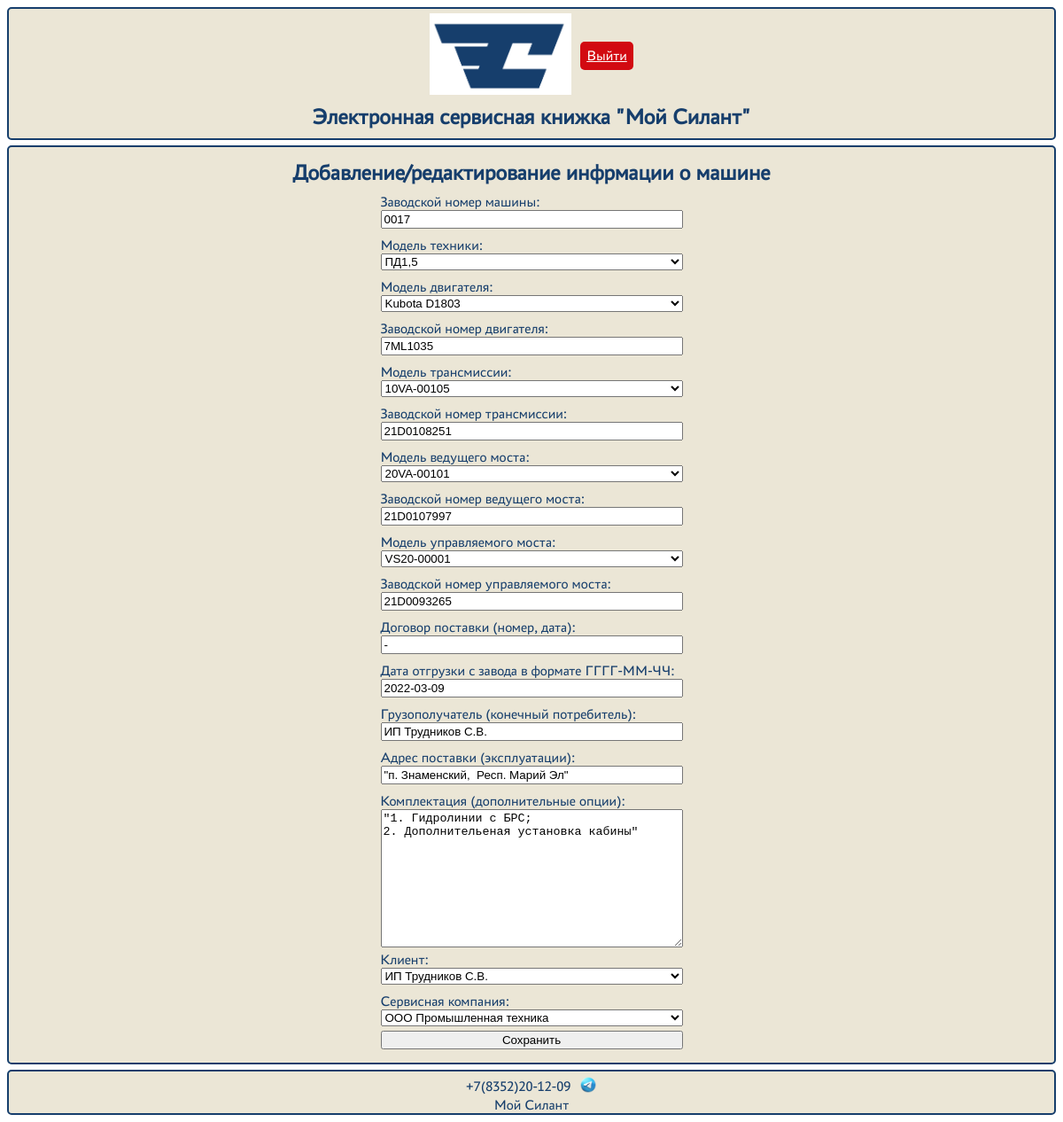
The app's page /silant/machines/11/edit/ (signed in) with its own data.
### mySilant/models.py (models this page shows, shortened)
class Machine(models.Model):
    number_machine = models.CharField(unique=True, max_length=255, verbose_name='Заводский номер машины')
    model_equipment = models.ForeignKey(Equipment, on_delete=models.CASCADE, verbose_name='Модель техники', related_name='machines_equipment')
    model_engine = models.ForeignKey(Engine, on_delete=models.CASCADE, verbose_name='Модель двигателя', related_name='machines_engine')
    number_engine = models.CharField(max_length=255, verbose_name='Заводской номер двигателя')
    model_transmission = models.ForeignKey(Transmission, on_delete=models.CASCADE, verbose_name='Модель трансмиссии')
    number_transmission = models.CharField(max_length=255, verbose_name='Заводской номер трансмиссии')
    model_driving_axle = models.ForeignKey(DrivingAxle, on_delete=models.CASCADE, verbose_name='Модель ведущего моста')
    number_driving_axle = models.CharField(max_length=255, verbose_name='Заводской номер ведущего моста')
    model_steering_axle = models.ForeignKey(SteeringAxle, on_delete=models.CASCADE, verbose_name='Модель управляемого моста')
    number_steering_axle = models.CharField(max_length=255, verbose_name='Заводской номер управляемого моста')
    supply_contract = models.CharField(max_length=255, verbose_name='Договор поставки (номер, дата)')
    shipment_date = models.DateField(verbose_name='Дата отгрузки с завода')
    end_consumer = models.CharField(max_length=255, verbose_name='Грузополучатель (конечный потребитель)')
    shipping_address = models.CharField(max_length=255, verbose_name='Адрес поставки (эксплуатации)')
    options = models.TextField(default='Стандарт', max_length=1000, verbose_name='Комплектация (дополнительные опции)')
    client = models.ForeignKey(Client, on_delete=models.CASCADE, verbose_name='Клиент')
    service_company = models.ForeignKey(ServiceCompany, on_delete=models.CASCADE, verbose_name='Сервисная компания')
    class Meta:
        verbose_name = 'Машина'
        verbose_name_plural = 'Машины'

### mySilant/views.py (the view)
# urls.py: path('machines/<int:pk>/edit/', MachineEdit.as_view(), name='machine_edit'),
class MachineEdit(PermissionRequiredMixin, UpdateView):
    permission_required = ('silant.change_machine') # должны быть права на редактипрование записи
    form_class = MachineForm
    model = Machine
    template_name = 'machine_edit.html' # шаблон для вывода
    success_url = reverse_lazy('machine_list')  # после редактирования записи возвращаемся на страницу с перечнем

### mySilant/models.py (called while the page is built)
    def __str__(self):
        return f'{self.title}'

    def __str__(self):
        return f'{self.title}'

    def __str__(self):
        return f'{self.title}'

    def __str__(self):
        return f'{self.title}'

    def __str__(self):
        return f'{self.title}'

    def __str__(self):
        return f'{self.title}'

    def __str__(self):
        return f'{self.title}'

### templates/machine_edit.html (shortened to what this page needs)
{% extends 'flatpages/default.html' %}
{% block content %}
<div class="edit-info">
    <h1>Добавление/редактирование инфрмации о машине</h1>
    <form action="" method="post">
        {{ form }}
        <input type="submit" value="Сохранить">
    </form>
</div>
{% endblock content %}

### static/css/style.css (style rules this page uses)
* { box-sizing: border-box; }
body { background-color: white; font-family: "PT Astra Sans Regular", Helvetica, Arial, sans-serif; color: #163E6C; }
h1 { font-size: 25px; padding: 0; margin: 5px; }
.edit-info { display: flex; flex-direction: column; justify-content: center; align-items: center; margin: 10px 0; }
.edit-info > form { display: flex; flex-direction: column; justify-content: center; }
.edit-info > form > label { margin: 5px 0 0 0; }
.edit-info > form > input { margin: 0 0 5px 0; }
.edit-info > form > select { margin: 0 0 5px 0; }

### records on screen
Machine: number_machine "0017", model_equipment "ПД1,5", model_engine "Kubota D1803", number_engine "7ML1035", model_transmission "10VA-00105", number_transmission "21D0108251", model_driving_axle "20VA-00101", number_driving_axle "21D0107997", model_steering_axle "VS20-00001", number_steering_axle "21D0093265", supply_contract "-", shipment_date "2022-03-09", end_consumer "ИП Трудников С.В.", shipping_address "\"п. Знаменский, Респ. Марий Эл\"", options "\"1. Гидролинии с БРС; 2. Дополнительеная установка кабины\"", client "ИП Трудников С.В.", service_company "ООО Промышленная техника"
